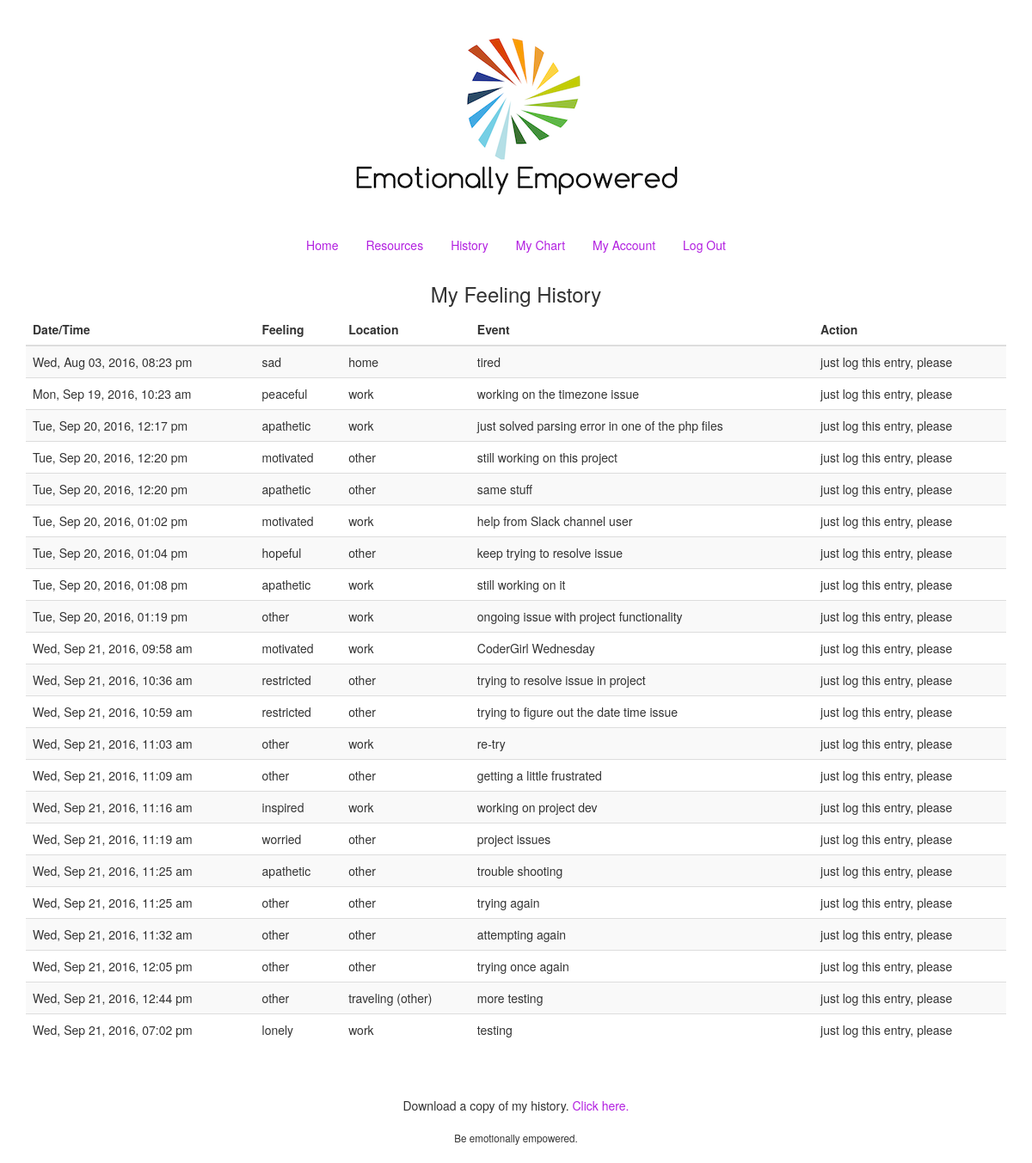
Page /history.php (signed in) on the committed database.
### tables this page shows
CREATE TABLE `history` (
  `user_id` int(20) NOT NULL,
  `datetime` timestamp NULL DEFAULT CURRENT_TIMESTAMP,
  `feeling` varchar(255) NOT NULL,
  `location` varchar(255) NOT NULL,
  `event` varchar(455) NOT NULL,
  `tool` varchar(255) NOT NULL,
  `transaction_id` int(60) NOT NULL AUTO_INCREMENT,
  PRIMARY KEY (`transaction_id`)
);

### CS50.php (called while the page is built, shortened)
<?php
    class CS50
    {
        private static $config;
        public static function init($path)
        {
            $contents = file_get_contents($path);
            $config = json_decode($contents, true);
            self::$config = $config;
        }
        public static function query()
        {
            $sql = func_get_arg(0);
            $parameters = array_slice(func_get_args(), 1);
            static $handle;
            if (!isset($handle))
            {
                try
                {
                    $handle = new PDO(
                        "mysql:dbname=" . self::$config["database"]["name"] . ";host=" . self::$config["database"]["host"],
                        self::$config["database"]["username"],
                        self::$config["database"]["password"]
                    );
                }
                catch (Exception $e)
                {
                    trigger_error($e->getMessage(), E_USER_ERROR);
                }
            }
            $pattern = "
                /(?:
                '[^'\\\\]*(?:(?:\\\\.|'')[^'\\\\]*)*'
                | \"[^\"\\\\]*(?:(?:\\\\.|\"\")[^\"\\\\]*)*\"
                | `[^`\\\\]*(?:(?:\\\\.|``)[^`\\\\]*)*`
                )(*SKIP)(*F)| \?
                /x
            ";
            $patterns = [];
            $replacements = [];
            for ($i = 0, $n = count($parameters); $i < $n; $i++)
            {
                array_push($patterns, $pattern);
                array_push($replacements, preg_quote($handle->quote($parameters[$i])));
            }
            $query = preg_replace($patterns, $replacements, $sql, 1);
            $statement = $handle->query($query);
            if ($statement->columnCount() > 0)
            {
                return $statement->fetchAll(PDO::FETCH_ASSOC);
            }
            else
            {
                return $statement->rowCount();
            }
        }
    }
?>

### views/history_request.php (the view, shortened to what this page needs)
<!DOCTYPE html>
<body>
    <h3> My Feeling History </h3>
    <center><table class="table table-striped">
    <thead>
        <tr>
            <th>Date/Time</th>
            <th>Feeling</th>
            <th>Location</th>
            <th>Event</th>
            <th>Action</th>
        </tr>
    </thead>
    <tbody>
    <?php foreach ($table as $row) : ?>
        <tr>
            <td><?= $row['formatted_date_time'] ?></td>
            <td><?= $row["feeling"] ?></td>
            <td><?= $row["location"] ?></td>
            <td><?= $row["event"] ?></td>
            <td><?= $row["tool"] ?></td>
        </tr>
    <?php endforeach ?>
    </center></tbody>
<br>
<br>
<p>
    Download a copy of my history. <a href="pdf_output.php">Click here.</a>
</p>
</body>

### public/history.php (shortened to what this page needs)
<!DOCTYPE html>
<?php
    $table = CS50::query("SELECT * FROM history WHERE user_id = ?", $_SESSION["id"]);
    render("history_request.php", ["title" => "My Feelings", "table" => $table]);
?>

### includes/helpers.php (shortened to what this page needs)
<?php
    function render($view, $values = [])
    {
        if (file_exists("../views/{$view}"))
        {
            extract($values);
            require("../views/header.php");
            require("../views/{$view}");
            require("../views/footer.php");
            exit;
        }
        else
        {
            trigger_error("Invalid view: {$view}", E_USER_ERROR);
        }
    }
?>

### views/header.php (shortened to what this page needs)
<!DOCTYPE html>
<html>
    <head>
        <link type="text/css" rel="stylesheet" href="/css/bootstrap.min.css"/>
        <link type="text/css" rel="stylesheet" href="/css/styles.css"/>
    </head>
    <body>
        <div class="container">
            <div id="top">
                <div>
                    <a href="/"><img alt="Emotionally Empowered" src="/img/Emotionally Empowered Logo1 smaller.png"/></a>
                </div>
                <?php if (!empty($_SESSION["id"])): ?>
                    <ul class="nav nav-pills">
                        <li><a href="index.php">Home</a></li>
                        <li><a href="resources.php">Resources</a></li>
                        <li><a href="history.php">History</a></li>
                        <li><a href="chart_index.php">My Chart</a></li>
                        <li><a href="my_account_options.php">My Account</a></li>
                        <li><a href="logout.php">Log Out</a></li>
                    </ul>
                <?php endif ?>
            </div>
            <div id="middle">

### views/footer.php
            </div>
            <div id="bottom">
                Be emotionally empowered.
            </div>
        </div>
    </body>
</html>

### public/css/styles.css (style rules this page uses)
.container { margin-left: auto; margin-right: auto; text-align: center; }
#top { margin-bottom: 15px; margin-top: 15px; }
#top .nav { display: inline-block; }
#bottom { font-size: smaller; margin: 20px; }

### views/header.php (style rules this page uses)
a { color: #b21fe0; }

### rows in the picture
history: formatted_date_time "Wed, Aug 03, 2016, 08:23 pm", feeling "sad", location "home", event "tired", tool "just log this entry, please"
history: formatted_date_time "Mon, Sep 19, 2016, 10:23 am", feeling "peaceful", location "work", event "working on the timezone issue", tool "just log this entry, please"
history: formatted_date_time "Tue, Sep 20, 2016, 12:17 pm", feeling "apathetic", location "work", event "just solved parsing error in one of the php files", tool "just log this entry, please"
history: formatted_date_time "Tue, Sep 20, 2016, 12:20 pm", feeling "motivated", location "other", event "still working on this project", tool "just log this entry, please"
history: formatted_date_time "Tue, Sep 20, 2016, 12:20 pm", feeling "apathetic", location "other", event "same stuff", tool "just log this entry, please"
history: formatted_date_time "Tue, Sep 20, 2016, 01:02 pm", feeling "motivated", location "work", event "help from Slack channel user", tool "just log this entry, please"
history: formatted_date_time "Tue, Sep 20, 2016, 01:04 pm", feeling "hopeful", location "other", event "keep trying to resolve issue", tool "just log this entry, please"
history: formatted_date_time "Tue, Sep 20, 2016, 01:08 pm", feeling "apathetic", location "work", event "still working on it", tool "just log this entry, please"
history: formatted_date_time "Tue, Sep 20, 2016, 01:19 pm", feeling "other", location "work", event "ongoing issue with project functionality", tool "just log this entry, please"
history: formatted_date_time "Wed, Sep 21, 2016, 09:58 am", feeling "motivated", location "work", event "CoderGirl Wednesday", tool "just log this entry, please"
history: formatted_date_time "Wed, Sep 21, 2016, 10:36 am", feeling "restricted", location "other", event "trying to resolve issue in project", tool "just log this entry, please"
history: formatted_date_time "Wed, Sep 21, 2016, 10:59 am", feeling "restricted", location "other", event "trying to figure out the date time issue", tool "just log this entry, please"
history: formatted_date_time "Wed, Sep 21, 2016, 11:03 am", feeling "other", location "work", event "re-try", tool "just log this entry, please"
history: formatted_date_time "Wed, Sep 21, 2016, 11:09 am", feeling "other", location "other", event "getting a little frustrated", tool "just log this entry, please"
history: formatted_date_time "Wed, Sep 21, 2016, 11:16 am", feeling "inspired", location "work", event "working on project dev", tool "just log this entry, please"
history: formatted_date_time "Wed, Sep 21, 2016, 11:19 am", feeling "worried", location "other", event "project issues", tool "just log this entry, please"
history: formatted_date_time "Wed, Sep 21, 2016, 11:25 am", feeling "apathetic", location "other", event "trouble shooting", tool "just log this entry, please"
history: formatted_date_time "Wed, Sep 21, 2016, 11:25 am", feeling "other", location "other", event "trying again", tool "just log this entry, please"
history: formatted_date_time "Wed, Sep 21, 2016, 11:32 am", feeling "other", location "other", event "attempting again", tool "just log this entry, please"
history: formatted_date_time "Wed, Sep 21, 2016, 12:05 pm", feeling "other", location "other", event "trying once again", tool "just log this entry, please"
history: formatted_date_time "Wed, Sep 21, 2016, 12:44 pm", feeling "other", location "traveling (other)", event "more testing", tool "just log this entry, please"
history: formatted_date_time "Wed, Sep 21, 2016, 07:02 pm", feeling "lonely", location "work", event "testing", tool "just log this entry, please"
